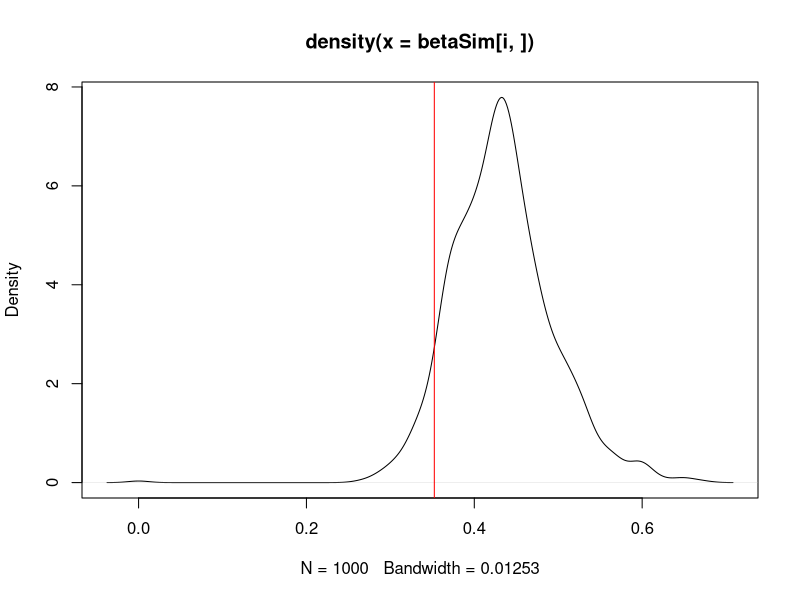
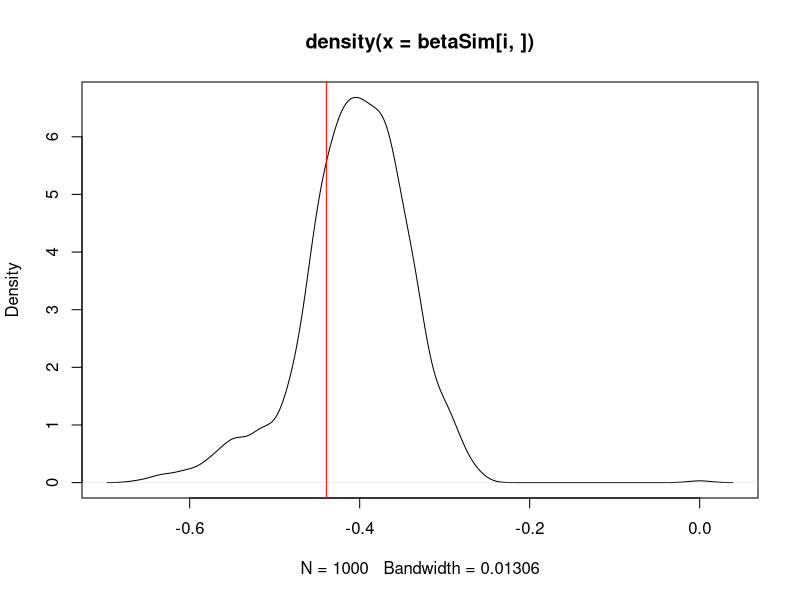
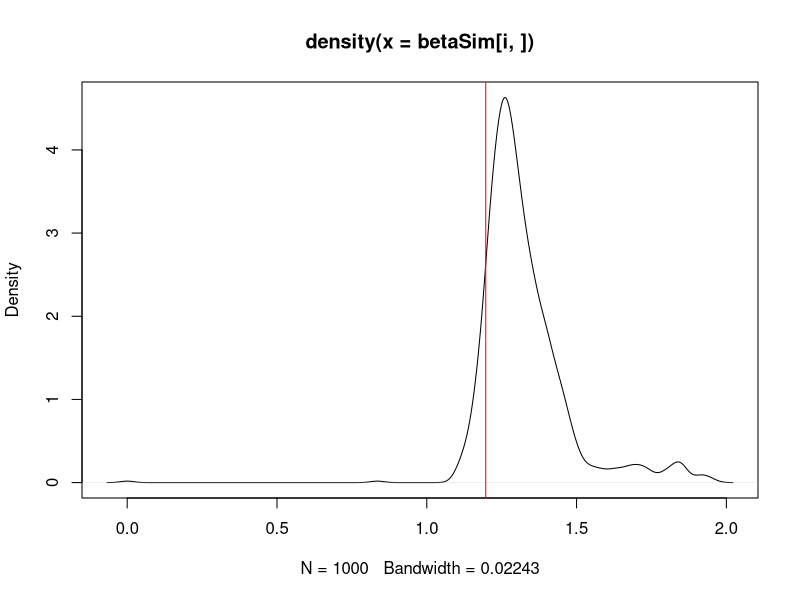
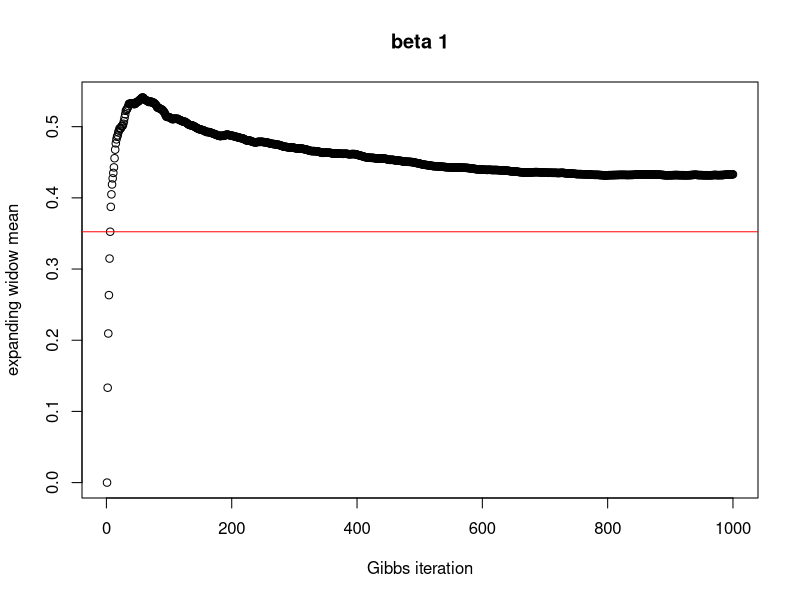
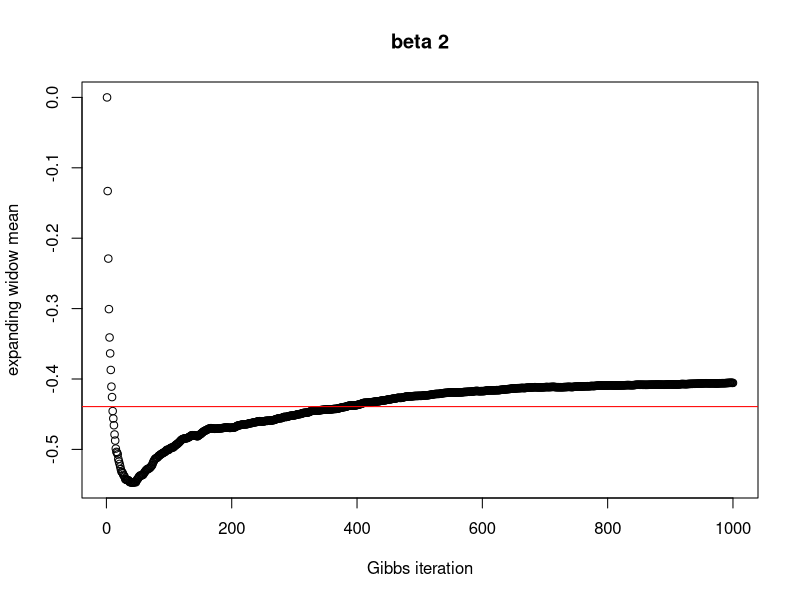
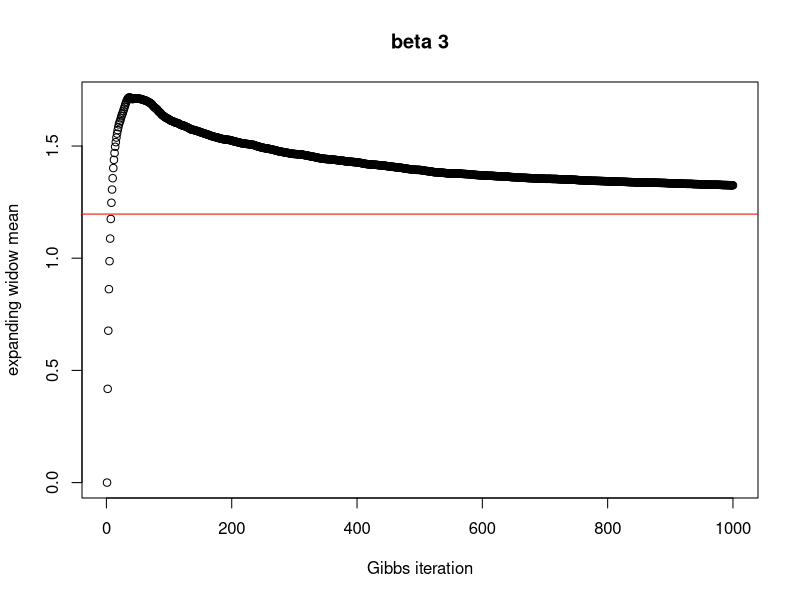
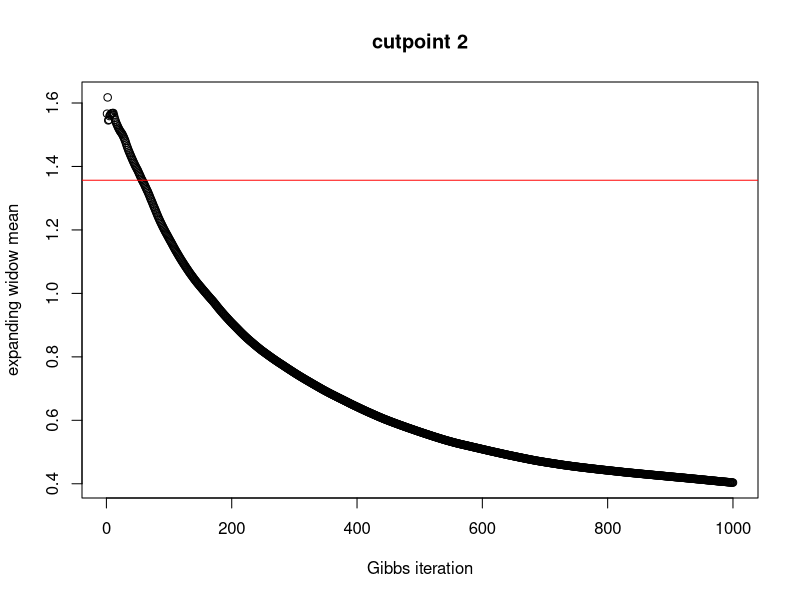
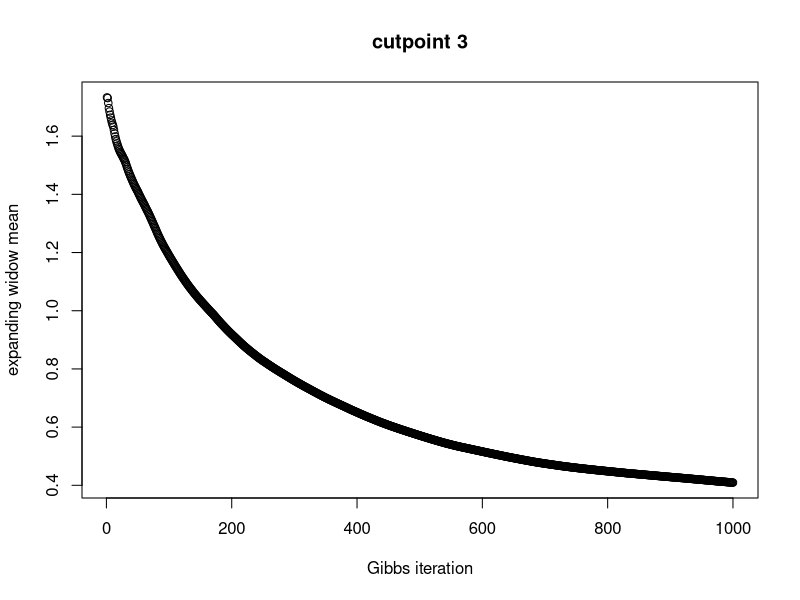

These figures' R source, in order:
## posterior simulation in the ordered probit model
# full version of sampler

rm(list = ls())

require(mvtnorm)
require(msm)

#simulate from the data generating process
T <- 1000
r <- 3 
beta <- rnorm(r, 0, 1)
# error in the latent variable equation
eps <- rnorm(T, 0, 1)
# matrix of regressors
x <- matrix(rnorm(T * r, 0, 1), T, r)
# determine the latent data
z <- x %*% t(t(beta)) + eps
## derive y from z
# first we need to select the number of cutpoints
M <- 4
a <- rep(0, M + 1) 
a0 <- -Inf
a1 <- 0
aM <- Inf
# among M cutpoints, two are always identified a prior, a1 = 0 and aM = Inf
# thus for specified M we always select only M-2 from uniform
trueCutpoints <- runif(M-2, 0.1, 2) # value of 2 is set ad hoc, can by anything reasonably bigger than 0

a[1] <- -Inf 
a[2] <- 0
for (m in 3:M){
  a[m] <- trueCutpoints[m-2]
}
a[M + 1] <- Inf
# there is a slight notation difference between eq. 14.16 in the book and our vector. we can not have a[0] here.. thus we run up to M+1
# now we can translate our latent variable into the y's

y <- z # initialization
# if (z <= 0) {y <-1}
y[z<=0] <- 1
for (i in 2:M){
  # assign y according to the value of z
  y[(z>a[i]) & (z<a[i+1])] <- i
}

## implement the Gibbs sampler
# number of iterations in Gibbs sampler
nSim <- 1000
# prior for beta
mubeta <- matrix(0, r, 1)
Vbeta <- diag(r) * 100

## arrange variable names for the sampler
# for beta parameters random draws 
betaSim <- matrix(0, r, nSim)
# for cutpoints random draws
cutpoints <- matrix(0, M + 1, nSim)
# we need to insert a0, a1 and a(M+1) as they are invariant
cutpoints[1,] <- -Inf
cutpoints[2,] <- 0
cutpoints[M+1,] <- Inf

for (m in 3:M){
  # we just get some random value from uniform (1,2) to start the chain somewhere
  cutpoints[m, 1] <- runif(1,1,2)
}

# if the chain starting values are not ordered properly, then we reorder them
cutpoints[, 1] <- cutpoints[order(cutpoints[, 1]), 1] 

# get some first z to initialize the mcmc (we need some initial value of cutpoints to initialize the latent variables)
for (j in 1:T){
  # we sample z accordingly to the truncated interval, y[j] is associated with
  z[j] <- rtnorm(1, mean = x[j,] %*% betaSim[,1], sd = 1, lower = cutpoints[y[j], 1], upper = cutpoints[y[j] + 1, 1])
}

for (i in 2:nSim){
  # beta step 
  Dbeta <- solve(t(x) %*% x )
  dbeta <- t(x) %*% z 
  
  # draw from a respective distribution 
  betaSim[,i] <- t(rmvnorm(1, Dbeta %*% dbeta, Dbeta))
  
  # z step
  for (j in 1:T){
    
    # we sample z from the interval, which y[j] is associated to; each y is associated to another interval of sampling for z 
    z[j] <- rtnorm(1, mean = x[j,] %*% betaSim[,i], sd = 1, lower = cutpoints[y[j], i-1], upper = cutpoints[y[j] + 1, i-1])
  }
  
  # cutpoints step
  
  
  for (m in 3:M){ # in fact this m here shall go from 2:M, but we can not have the index of 0 i.e. cutpoints[0,]
                  # thus, we have m - 1 and m instead of m and m + 1
 #   alpha_m <- max(cutpoints[m - 1, i], max(z[y == m - 1]))
 #   beta_m <- min(cutpoints[m + 1, i], min(z[y == m]))
    
    alpha_m <- max(cutpoints[m - 1, i], max(z[y == m - 1]))
    beta_m <- min(cutpoints[m + 1, i-1], min(z[y == m])) # cutpoints[m + 1, i ] has not been available yet at computing beta_m, so we take the one from i-1 th draw
    cutpoints[m, i] <- runif(1, alpha_m, beta_m)
  }
  
  if (i %% 100 == 0 ) {print(i)}
}

for (i in 1:r){
  plot(density(betaSim[i,]))
  abline(v = beta[i], col = "red")
}

############### some plotting
## expanding window mean function for alphaSim

for (i in 1:r){
  expMean <- function(j){
    return(mean(betaSim[i, 1:j]))
  }
  
  # compute the expanidng mean of alpha posterior samples
  expMeanCalc <- apply(matrix(1:dim(betaSim)[2]), 1, expMean)
  
  # plot the (exapnding) mean of the draws posterior of alpha and the true value
  plot(expMeanCalc, ylab = "expanding widow mean", xlab = "Gibbs iteration", main = paste('beta', toString(i)))
  abline(a = beta[i], b = 0, col = "red")
}


for (m in 3:M){
  expMean <- function(j){
    return(mean(cutpoints[m, 1:j]))
  }
  
  # compute the expanidng mean of alpha posterior samples
  expMeanCalc <- apply(matrix(1:dim(cutpoints)[2]), 1, expMean)
  
  # plot the (exapnding) mean of the draws posterior of alpha and the true value
  plot(expMeanCalc, ylab = "expanding widow mean", xlab = "Gibbs iteration", main = paste('cutpoint', toString(m-1)))
  abline(a = a[m], b = 0, col = "red")
}
